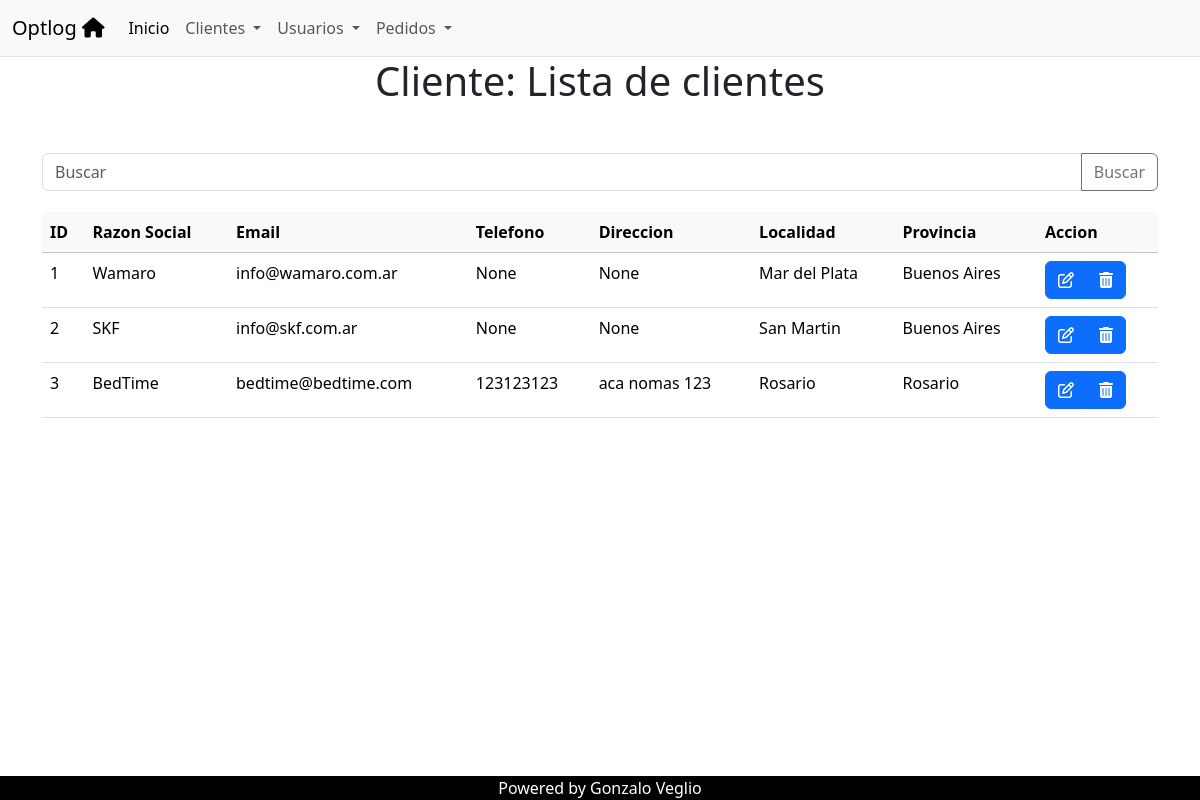
The app's page /clientes/clientes/list, older data.
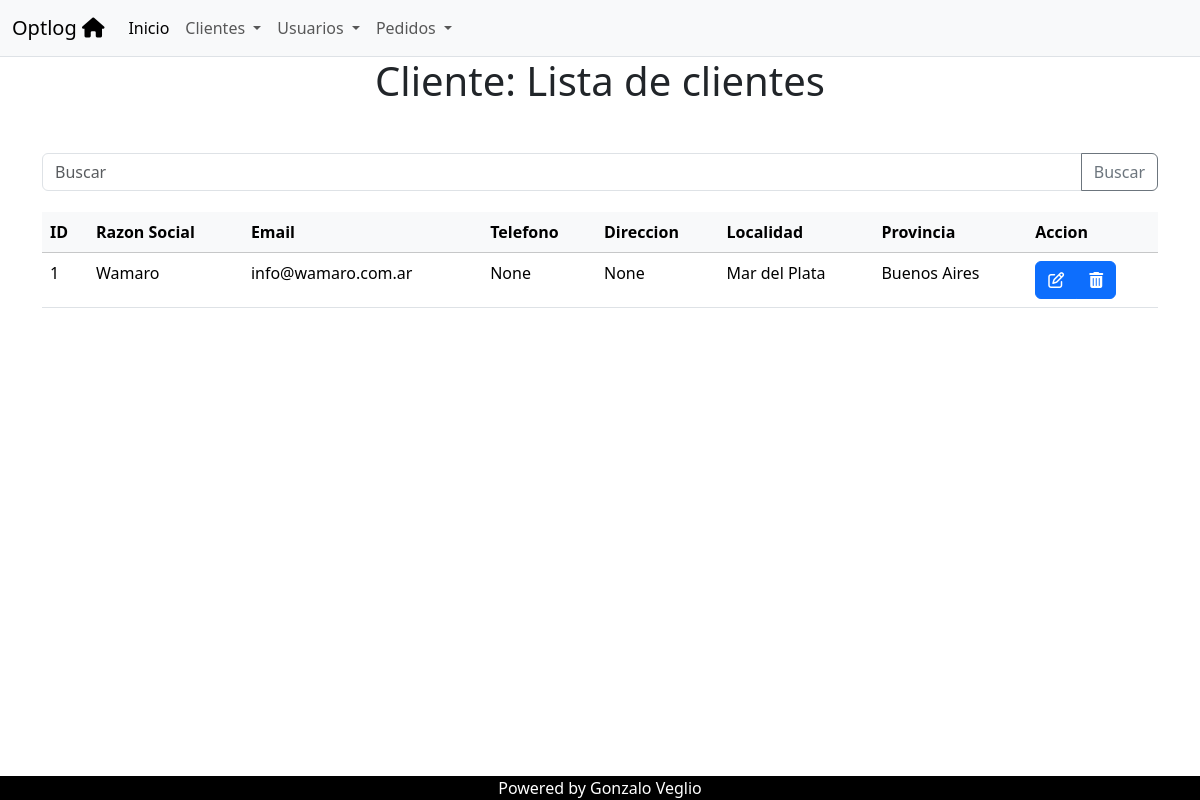
The same page, newer data.
### clientes/models.py (models this page shows, shortened)
class Cliente(models.Model):
    razon_social = models.CharField(max_length=100)
    email = models.EmailField()
    telefono = models.CharField(max_length=20, blank=True,  null=True)
    direccion = models.CharField(max_length=200, blank=True,  null=True)
    localidad = models.ForeignKey(Localidad, on_delete=models.SET_NULL, null=True)
    provincia = models.ForeignKey(Provincia, on_delete=models.SET_NULL, null=True)

class Localidad(models.Model):
    nombre = models.CharField(max_length=100)
    provincia = models.ForeignKey(Provincia, on_delete=models.CASCADE,  )
    def __str__(self):
        return self.nombre

class Provincia(models.Model):
    nombre = models.CharField(max_length=100)
    def __str__(self):
        return self.nombre

### clientes/views.py (the view)
# urls.py: path('clientes/list', views.cliente_list, name='cliente_list'),
def cliente_list(request):
    query = request.GET.get('q')
    if query:
        clientes = Cliente.objects.filter( email__icontains=query )
    else:
        clientes = Cliente.objects.all()
    context = {"object_list": clientes}
    return render(request, "clientes/cliente_list.html", context)

### clientes/templates/clientes/cliente_list.html
{% extends 'core/base.html' %}
{% block header %}
Cliente: Lista de clientes
 {% endblock header %}
{% block main %}
<form action="{% url 'clientes:cliente_list' %}" method="get">
  <div class="input-group mb-3">
   <input type="text" class="form-control" placeholder="Buscar"  name="q">
   <button class="btn btn-outline-secondary" type="submit" id="button-addon2">Buscar</button>
 </div>
</form>
  <table class="table table-hover">
    <thead class="table-light">
        <tr>
        <th>ID</th>
        <th>Razon Social</th>
        <th>Email</th>
        <th>Telefono</th>
        <th>Direccion</th>
        <th>Localidad</th>
        <th>Provincia</th>
        <th>Accion</th>
    </tr>
</thead>
<tbody>
    {% for object in object_list %}
    <tr>
  <td>{{object.id}}</td>
  <td>{{object.razon_social | capfirst}}</td>
  <td>{{object.email}}</td>
  <td>{{object.telefono}}</td>
  <td>{{object.direccion}}</td>
  <td>{{object.localidad | capfirst}}</td>
  <td>{{object.provincia | capfirst}}</td>
  <td>
    <div class="btn-group" role="group" aria-label="Basic example">
      <button type="button" class="btn btn-primary"><i class="fa fa-edit"></i> </button>
      <a href="{% url 'clientes:cliente_delete' object.id %}" type="button" class="btn btn-primary" ><i class="fa fa-trash"></i></a>
    </div>
  </td>
</tr>
{%empty%}
    <p>No hay registros</p>
        {% endfor %}
    </tbody>
</table>
{% endblock main %}

Row changes from the older to the newer data that the page shows:
removed Cliente: id "2", razon_social "SKF", email "info@skf.com.ar", telefono "None", direccion "None", localidad "San Martin", provincia "Buenos Aires"
removed Cliente: id "3", razon_social "BedTime", email "bedtime@bedtime.com", telefono "123123123", direccion "aca nomas 123", localidad "Rosario", provincia "Rosario"
